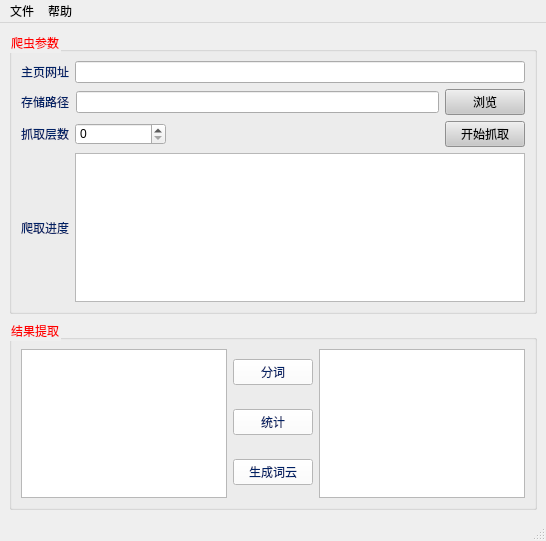
<?xml version="1.0" encoding="UTF-8"?>
<ui version="4.0">
 <class>MainWindow</class>
 <widget class="QMainWindow" name="MainWindow">
  <property name="geometry">
   <rect>
    <x>0</x>
    <y>0</y>
    <width>546</width>
    <height>541</height>
   </rect>
  </property>
  <property name="windowTitle">
   <string>医院信息提取系统</string>
  </property>
  <property name="styleSheet">
   <string notr="true">QPushButton {
    color: black;          /* 文字黑 */
    background-color: white; /* 背景白 */
}</string>
  </property>
  <widget class="QWidget" name="centralwidget">
   <layout class="QVBoxLayout" name="verticalLayout_2">
    <item>
     <widget class="QGroupBox" name="groupBox">
      <property name="styleSheet">
       <string notr="true">color: red;</string>
      </property>
      <property name="title">
       <string>爬虫参数</string>
      </property>
      <layout class="QVBoxLayout" name="verticalLayout_3">
       <item>
        <layout class="QHBoxLayout" name="horizontalLayout" stretch="0,0">
         <property name="spacing">
          <number>6</number>
         </property>
         <item>
          <widget class="QLabel" name="label">
           <property name="styleSheet">
            <string notr="true">color: rgb(0, 34, 102)</string>
           </property>
           <property name="text">
            <string>主页网址</string>
           </property>
          </widget>
         </item>
         <item>
          <widget class="QLineEdit" name="lineEdit"/>
         </item>
        </layout>
       </item>
       <item>
        <layout class="QHBoxLayout" name="horizontalLayout_2" stretch="0,0,0">
         <property name="spacing">
          <number>6</number>
         </property>
         <item>
          <widget class="QLabel" name="label_2">
           <property name="styleSheet">
            <string notr="true">color: rgb(0, 34, 102)</string>
           </property>
           <property name="text">
            <string>存储路径</string>
           </property>
          </widget>
         </item>
         <item>
          <widget class="QLineEdit" name="lineEdit_2"/>
         </item>
         <item>
          <widget class="QPushButton" name="pushButton">
           <property name="styleSheet">
            <string notr="true">QPushButton {
    color: black;          /* 文字黑 */
    background-color: rgb(200, 200, 200); /* 背景白 */
}</string>
           </property>
           <property name="text">
            <string>浏览</string>
           </property>
          </widget>
         </item>
        </layout>
       </item>
       <item>
        <layout class="QHBoxLayout" name="horizontalLayout_3" stretch="0,1,3,0">
         <item>
          <widget class="QLabel" name="label_3">
           <property name="styleSheet">
            <string notr="true">color: rgb(0, 34, 102)</string>
           </property>
           <property name="text">
            <string>抓取层数</string>
           </property>
          </widget>
         </item>
         <item>
          <widget class="QSpinBox" name="spinBox">
           <property name="minimumSize">
            <size>
             <width>15</width>
             <height>0</height>
            </size>
           </property>
           <property name="styleSheet">
            <string notr="true">color: black</string>
           </property>
          </widget>
         </item>
         <item>
          <spacer name="horizontalSpacer">
           <property name="orientation">
            <enum>Qt::Horizontal</enum>
           </property>
           <property name="sizeHint" stdset="0">
            <size>
             <width>40</width>
             <height>20</height>
            </size>
           </property>
          </spacer>
         </item>
         <item>
          <widget class="QPushButton" name="pushButton_2">
           <property name="styleSheet">
            <string notr="true">QPushButton {
    color: black;          /* 文字黑 */
    background-color: rgb(200, 200, 200); /* 背景白 */
}</string>
           </property>
           <property name="text">
            <string>开始抓取</string>
           </property>
          </widget>
         </item>
        </layout>
       </item>
       <item>
        <layout class="QHBoxLayout" name="horizontalLayout_4">
         <item>
          <widget class="QLabel" name="label_4">
           <property name="styleSheet">
            <string notr="true">color: rgb(0, 34, 102)</string>
           </property>
           <property name="text">
            <string>爬取进度</string>
           </property>
          </widget>
         </item>
         <item>
          <widget class="QTextEdit" name="textEdit"/>
         </item>
        </layout>
       </item>
      </layout>
     </widget>
    </item>
    <item>
     <widget class="QGroupBox" name="groupBox_2">
      <property name="styleSheet">
       <string notr="true">color: red;</string>
      </property>
      <property name="title">
       <string>结果提取</string>
      </property>
      <layout class="QHBoxLayout" name="horizontalLayout_5">
       <item>
        <widget class="QTextEdit" name="textEdit_2"/>
       </item>
       <item>
        <layout class="QVBoxLayout" name="verticalLayout">
         <property name="spacing">
          <number>14</number>
         </property>
         <item>
          <widget class="QPushButton" name="pushButton_3">
           <property name="styleSheet">
            <string notr="true">color: rgb(0, 34, 102)</string>
           </property>
           <property name="text">
            <string>分词</string>
           </property>
          </widget>
         </item>
         <item>
          <widget class="QPushButton" name="pushButton_4">
           <property name="styleSheet">
            <string notr="true">color: rgb(0, 34, 102)</string>
           </property>
           <property name="text">
            <string>统计</string>
           </property>
          </widget>
         </item>
         <item>
          <widget class="QPushButton" name="pushButton_5">
           <property name="styleSheet">
            <string notr="true">color: rgb(0, 34, 102)</string>
           </property>
           <property name="text">
            <string>生成词云</string>
           </property>
          </widget>
         </item>
        </layout>
       </item>
       <item>
        <widget class="QTextEdit" name="textEdit_3"/>
       </item>
      </layout>
     </widget>
    </item>
   </layout>
  </widget>
  <widget class="QStatusBar" name="statusbar"/>
  <widget class="QMenuBar" name="menubar">
   <property name="geometry">
    <rect>
     <x>0</x>
     <y>0</y>
     <width>546</width>
     <height>22</height>
    </rect>
   </property>
   <widget class="QMenu" name="menu">
    <property name="title">
     <string>文件</string>
    </property>
   </widget>
   <widget class="QMenu" name="menu_2">
    <property name="title">
     <string>帮助</string>
    </property>
   </widget>
   <addaction name="menu"/>
   <addaction name="menu_2"/>
  </widget>
 </widget>
 <resources/>
 <connections/>
</ui>
